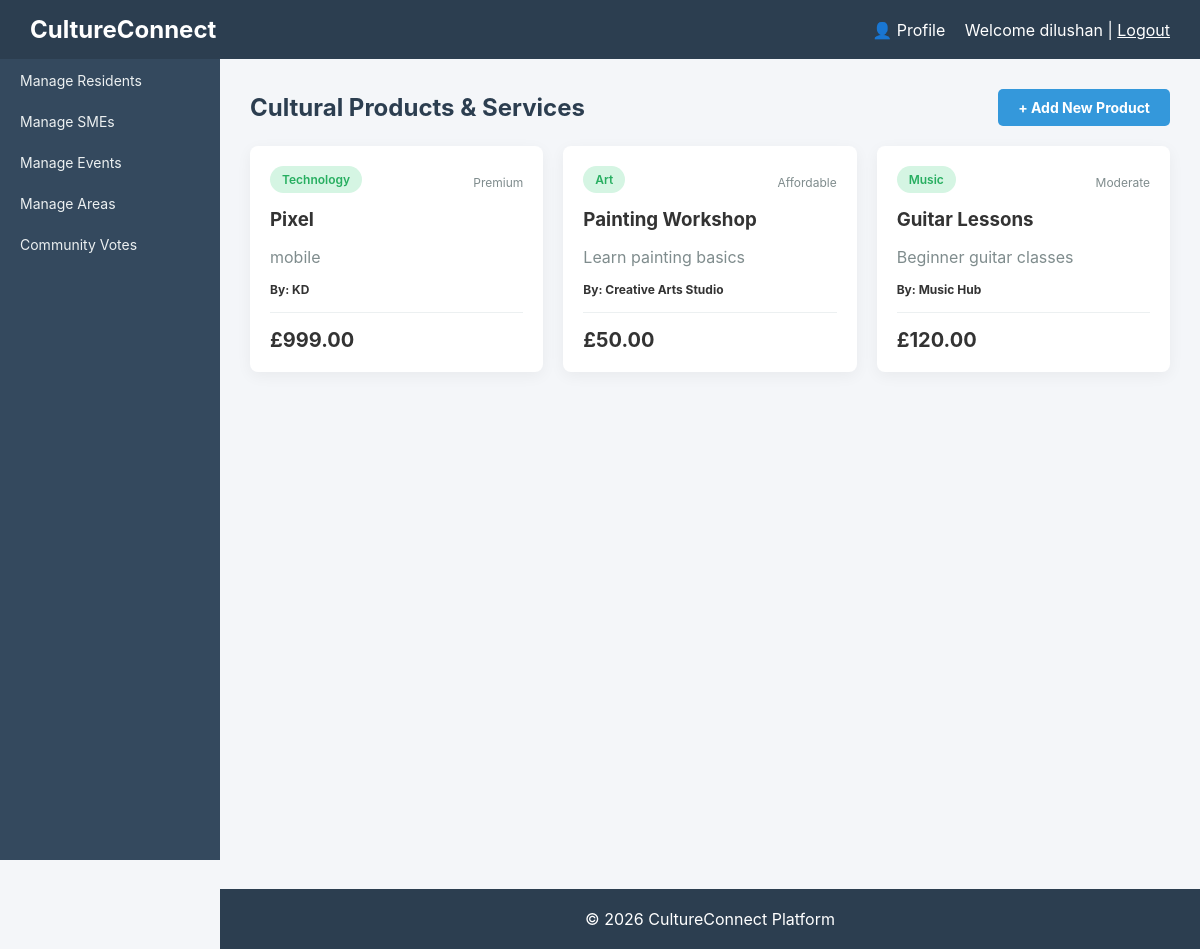
Screenshot of /products (signed in) with the database file from the repository.
### tables this page shows
CREATE TABLE `products` (
  `id` int(11) NOT NULL,
  `sme_id` int(11) DEFAULT NULL,
  `name` varchar(150) DEFAULT NULL,
  `description` text DEFAULT NULL,
  `category` varchar(100) DEFAULT NULL,
  `price_category` enum('Affordable','Moderate','Premium') DEFAULT NULL,
  `price` decimal(10,2) DEFAULT NULL,
  `availability` tinyint(1) DEFAULT 1,
  `created_at` timestamp NOT NULL DEFAULT current_timestamp()
);

CREATE TABLE `smes` (
  `id` int(11) NOT NULL,
  `business_name` varchar(150) DEFAULT NULL,
  `contact_email` varchar(100) DEFAULT NULL,
  `phone` varchar(20) DEFAULT NULL,
  `portfolio_link` varchar(255) DEFAULT NULL,
  `created_at` timestamp NOT NULL DEFAULT current_timestamp()
);

### controllers/ProductController.php (called while the page is built, shortened)
<?php
require_once $_SERVER['DOCUMENT_ROOT'] . '/cultureconnect/models/Product.php';
class ProductController {
    public function index() {
        $productModel = new Product();
        $stmt = $productModel->readAll();
        $products = [];
        while ($row = $stmt->fetch(PDO::FETCH_ASSOC)) {
            $products[] = $row;
        }
        require $_SERVER['DOCUMENT_ROOT'] . '/cultureconnect/views/products/index.php';
    }
}
?>

### index.php (called while the page is built)
<?php
    require_once 'router.php';
?>

### models/Product.php (called while the page is built, shortened)
<?php
require_once $_SERVER['DOCUMENT_ROOT'] . '/cultureconnect/config/database.php';
class Product {
    private $conn;
    private $table_name = "products";
    public function __construct() {
        $database = new Database();
        $this->conn = $database->getConnection();
    }
    public function readAll($sme_id = null) {
        $query = "SELECT p.*, s.business_name FROM " . $this->table_name . " p
                  LEFT JOIN smes s ON p.sme_id = s.id";
        $query .= " ORDER BY p.created_at DESC";
        $stmt = $this->conn->prepare($query);
        $stmt->execute();
        return $stmt;
    }
}
?>

### config/database.php (called while the page is built, shortened)
<?php
class Database {
    private $host = "localhost";
    private $db_name = "cultureconnect";
    private $username = "root";
    private $password = "";
    public function getConnection() {
        $this->conn = null;
        try {
            $this->conn = new PDO(
                "mysql:host=" . $this->host . ";dbname=" . $this->db_name,
                $this->username,
                $this->password
            );
            $this->conn->setAttribute(PDO::ATTR_ERRMODE, PDO::ERRMODE_EXCEPTION);
        } catch(PDOException $exception) {
            echo "Connection error: " . $exception->getMessage();
        }
        return $this->conn;
    }
}

### views/products/index.php (the view, shortened to what this page needs)
<?php include($_SERVER['DOCUMENT_ROOT'] . '/cultureconnect/views/layouts/header.php'); ?>
<div class="content">
    <div class="flex-between mb-20">
        <h2 class="m-0 color-dark">Cultural Products & Services</h2>
        <?php if(isset($_SESSION['role']) && $_SESSION['role'] === 'admin'): ?>
            <a href="/cultureconnect/products/add" class="btn btn-primary">+ Add New Product</a>
        <?php endif; ?>
    </div>
    <div class="grid-3">
        <?php if(count($products) > 0): ?>
            <?php foreach($products as $p):
            ?>
                <div class="activity p-20 br-8">
                    <div class="flex-between items-center mb-10">
                        <span class="badge badge-success"><?php echo htmlspecialchars($p['category']); ?></span>
                        <span class="fs-12 text-muted"><?php echo htmlspecialchars($p['price_category']); ?></span>
                    </div>
                    <h3 class="m-0"><?php echo htmlspecialchars($p['name']); ?></h3>
                    <p class="text-muted fs-14 mb-15"><?php echo htmlspecialchars($p['description']); ?></p>
                    <div class="fs-12 text-bold mb-15">
                        By: <?php echo htmlspecialchars($p['business_name'] ?? 'Local Vendor'); ?>
                    </div>
                    <div class="flex-between items-center border-top p-top-15">
                        <div class="fs-20 text-bold color-success">£<?php echo number_format($p['price'], 2); ?></div>
                    </div>
                </div>
            <?php endforeach; ?>
        <?php else: ?>
            <div class="card text-center text-muted" style="grid-column: span 3;">
                No cultural products available at the moment.
            </div>
        <?php endif; ?>
    </div>
</div>
<?php include($_SERVER['DOCUMENT_ROOT'] . '/cultureconnect/views/layouts/footer.php'); ?>

### assets/css/style.css (style rules this page uses)
body { margin: 0; font-family: 'Inter', Arial, Helvetica, sans-serif; background: #f4f6f9; color: #333; }
.content { margin-left: 220px; padding: 30px; min-height: calc(100vh - 60px); }
.btn { display: inline-block; padding: 10px 20px; border-radius: 5px; text-decoration: none; font-weight: bold; cursor: pointer; border: none; transition: background 0.3s; font-size: 14px; text-align: center; }
.btn-primary { background: #3498db; color: white; }
.activity { background: white; padding: 20px; border-radius: 10px; box-shadow: 0 4px 15px rgba(0,0,0,0.05); }
.grid-3 { display: grid; grid-template-columns: repeat(3, 1fr); gap: 20px; }
.items-center { align-items: center; }
.fs-12 { font-size: 12px; }
.br-8 { border-radius: 8px; }
.p-20 { padding: 20px; }
.text-bold { font-weight: bold; }
.text-muted { color: #7f8c8d; }
.mb-10 { margin-bottom: 10px; }
.mb-15 { margin-bottom: 15px; }
.mb-20 { margin-bottom: 20px; }
.flex-between { display: flex; justify-content: space-between; align-items: center; }
.m-0 { margin: 0; }
.fs-20 { font-size: 20px; }
.color-dark { color: #2c3e50; }
.p-top-15 { padding-top: 15px; }
.border-top { border-top: 1px solid #ecf0f1; }
.badge { display: inline-block; padding: 6px 12px; border-radius: 20px; font-size: 12px; font-weight: 600; background: #ecf0f1; color: #34495e; margin-right: 5px; margin-bottom: 5px; }
.badge-success { background: #d5f5e3; color: #27ae60; }

### rows the page displays
products: category "Technology", price_category "Premium", name "Pixel", description "mobile", sme.business_name "KD", price "999.00"
products: category "Art", price_category "Affordable", name "Painting Workshop", description "Learn painting basics", sme.business_name "Creative Arts Studio", price "50.00"
products: category "Music", price_category "Moderate", name "Guitar Lessons", description "Beginner guitar classes", sme.business_name "Music Hub", price "120.00"

### other values shown
$_SESSION['username'] "dilushan"
